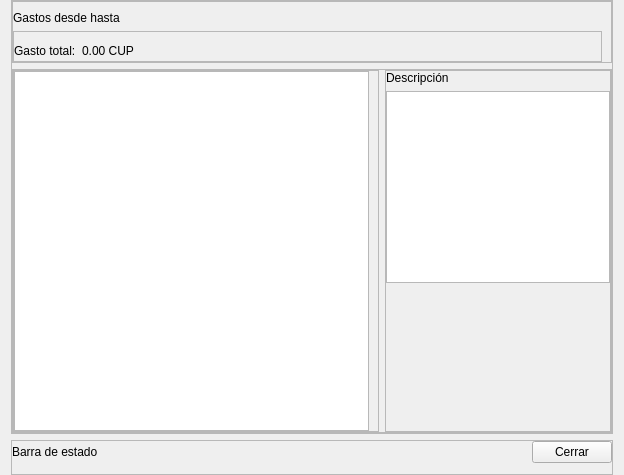
<?xml version="1.0" encoding="UTF-8"?>
<ui version="4.0">
 <class>frame_7</class>
 <widget class="QFrame" name="frame_7">
  <property name="geometry">
   <rect>
    <x>0</x>
    <y>0</y>
    <width>624</width>
    <height>475</height>
   </rect>
  </property>
  <property name="windowTitle">
   <string>Frame</string>
  </property>
  <layout class="QVBoxLayout" name="verticalLayout">
   <property name="topMargin">
    <number>0</number>
   </property>
   <property name="bottomMargin">
    <number>0</number>
   </property>
   <item>
    <widget class="QFrame" name="main_content_frame">
     <property name="frameShape">
      <enum>QFrame::StyledPanel</enum>
     </property>
     <property name="frameShadow">
      <enum>QFrame::Raised</enum>
     </property>
     <layout class="QVBoxLayout" name="verticalLayout_5">
      <property name="leftMargin">
       <number>0</number>
      </property>
      <property name="topMargin">
       <number>0</number>
      </property>
      <property name="rightMargin">
       <number>0</number>
      </property>
      <property name="bottomMargin">
       <number>0</number>
      </property>
      <item>
       <widget class="QFrame" name="frame">
        <property name="frameShape">
         <enum>QFrame::StyledPanel</enum>
        </property>
        <property name="frameShadow">
         <enum>QFrame::Raised</enum>
        </property>
        <layout class="QVBoxLayout" name="verticalLayout_2">
         <property name="leftMargin">
          <number>0</number>
         </property>
         <property name="bottomMargin">
          <number>0</number>
         </property>
         <item>
          <widget class="QLabel" name="expense_date_range_label">
           <property name="text">
            <string>Gastos desde hasta</string>
           </property>
          </widget>
         </item>
         <item>
          <widget class="QFrame" name="frame_3">
           <property name="frameShape">
            <enum>QFrame::StyledPanel</enum>
           </property>
           <property name="frameShadow">
            <enum>QFrame::Raised</enum>
           </property>
           <layout class="QHBoxLayout" name="horizontalLayout_2">
            <property name="leftMargin">
             <number>0</number>
            </property>
            <property name="rightMargin">
             <number>0</number>
            </property>
            <property name="bottomMargin">
             <number>0</number>
            </property>
            <item>
             <widget class="QLabel" name="label_2">
              <property name="sizePolicy">
               <sizepolicy hsizetype="Maximum" vsizetype="Maximum">
                <horstretch>0</horstretch>
                <verstretch>0</verstretch>
               </sizepolicy>
              </property>
              <property name="text">
               <string>Gasto total:</string>
              </property>
             </widget>
            </item>
            <item>
             <widget class="QLabel" name="total_expense_label">
              <property name="sizePolicy">
               <sizepolicy hsizetype="Maximum" vsizetype="Maximum">
                <horstretch>0</horstretch>
                <verstretch>0</verstretch>
               </sizepolicy>
              </property>
              <property name="text">
               <string>0.00 CUP</string>
              </property>
             </widget>
            </item>
            <item>
             <spacer name="horizontalSpacer_2">
              <property name="orientation">
               <enum>Qt::Horizontal</enum>
              </property>
              <property name="sizeHint" stdset="0">
               <size>
                <width>40</width>
                <height>20</height>
               </size>
              </property>
             </spacer>
            </item>
           </layout>
          </widget>
         </item>
        </layout>
       </widget>
      </item>
      <item>
       <widget class="QFrame" name="frame_4">
        <property name="frameShape">
         <enum>QFrame::StyledPanel</enum>
        </property>
        <property name="frameShadow">
         <enum>QFrame::Raised</enum>
        </property>
        <layout class="QHBoxLayout" name="horizontalLayout_3">
         <property name="leftMargin">
          <number>0</number>
         </property>
         <property name="topMargin">
          <number>0</number>
         </property>
         <property name="rightMargin">
          <number>0</number>
         </property>
         <property name="bottomMargin">
          <number>0</number>
         </property>
         <item>
          <widget class="QFrame" name="frame_6">
           <property name="sizePolicy">
            <sizepolicy hsizetype="Preferred" vsizetype="Preferred">
             <horstretch>13</horstretch>
             <verstretch>0</verstretch>
            </sizepolicy>
           </property>
           <property name="frameShape">
            <enum>QFrame::StyledPanel</enum>
           </property>
           <property name="frameShadow">
            <enum>QFrame::Raised</enum>
           </property>
           <layout class="QVBoxLayout" name="verticalLayout_4">
            <property name="leftMargin">
             <number>0</number>
            </property>
            <property name="topMargin">
             <number>0</number>
            </property>
            <property name="bottomMargin">
             <number>0</number>
            </property>
            <item>
             <widget class="QTableWidget" name="expense_table">
              <property name="sizePolicy">
               <sizepolicy hsizetype="Expanding" vsizetype="Expanding">
                <horstretch>12</horstretch>
                <verstretch>0</verstretch>
               </sizepolicy>
              </property>
             </widget>
            </item>
           </layout>
          </widget>
         </item>
         <item>
          <widget class="QFrame" name="frame_5">
           <property name="sizePolicy">
            <sizepolicy hsizetype="Preferred" vsizetype="Preferred">
             <horstretch>8</horstretch>
             <verstretch>0</verstretch>
            </sizepolicy>
           </property>
           <property name="frameShape">
            <enum>QFrame::StyledPanel</enum>
           </property>
           <property name="frameShadow">
            <enum>QFrame::Raised</enum>
           </property>
           <layout class="QVBoxLayout" name="verticalLayout_3">
            <property name="leftMargin">
             <number>0</number>
            </property>
            <property name="topMargin">
             <number>0</number>
            </property>
            <property name="rightMargin">
             <number>0</number>
            </property>
            <property name="bottomMargin">
             <number>0</number>
            </property>
            <item>
             <widget class="QLabel" name="label_4">
              <property name="text">
               <string>Descripción</string>
              </property>
             </widget>
            </item>
            <item>
             <widget class="QPlainTextEdit" name="description_plain_text_edit">
              <property name="sizePolicy">
               <sizepolicy hsizetype="Expanding" vsizetype="Expanding">
                <horstretch>5</horstretch>
                <verstretch>0</verstretch>
               </sizepolicy>
              </property>
              <property name="readOnly">
               <bool>true</bool>
              </property>
             </widget>
            </item>
            <item>
             <spacer name="verticalSpacer">
              <property name="orientation">
               <enum>Qt::Vertical</enum>
              </property>
              <property name="sizeHint" stdset="0">
               <size>
                <width>20</width>
                <height>40</height>
               </size>
              </property>
             </spacer>
            </item>
           </layout>
          </widget>
         </item>
        </layout>
       </widget>
      </item>
     </layout>
    </widget>
   </item>
   <item>
    <widget class="QFrame" name="frame_2">
     <property name="frameShape">
      <enum>QFrame::StyledPanel</enum>
     </property>
     <property name="frameShadow">
      <enum>QFrame::Raised</enum>
     </property>
     <layout class="QHBoxLayout" name="horizontalLayout">
      <property name="leftMargin">
       <number>0</number>
      </property>
      <property name="topMargin">
       <number>0</number>
      </property>
      <property name="rightMargin">
       <number>0</number>
      </property>
      <property name="bottomMargin">
       <number>11</number>
      </property>
      <item>
       <widget class="QLabel" name="state_bar_label">
        <property name="sizePolicy">
         <sizepolicy hsizetype="Maximum" vsizetype="Maximum">
          <horstretch>0</horstretch>
          <verstretch>0</verstretch>
         </sizepolicy>
        </property>
        <property name="text">
         <string>Barra de estado</string>
        </property>
       </widget>
      </item>
      <item>
       <spacer name="horizontalSpacer">
        <property name="orientation">
         <enum>Qt::Horizontal</enum>
        </property>
        <property name="sizeHint" stdset="0">
         <size>
          <width>40</width>
          <height>20</height>
         </size>
        </property>
       </spacer>
      </item>
      <item>
       <widget class="QPushButton" name="close_button">
        <property name="cursor">
         <cursorShape>PointingHandCursor</cursorShape>
        </property>
        <property name="text">
         <string>Cerrar</string>
        </property>
       </widget>
      </item>
     </layout>
    </widget>
   </item>
  </layout>
 </widget>
 <resources/>
 <connections/>
</ui>
